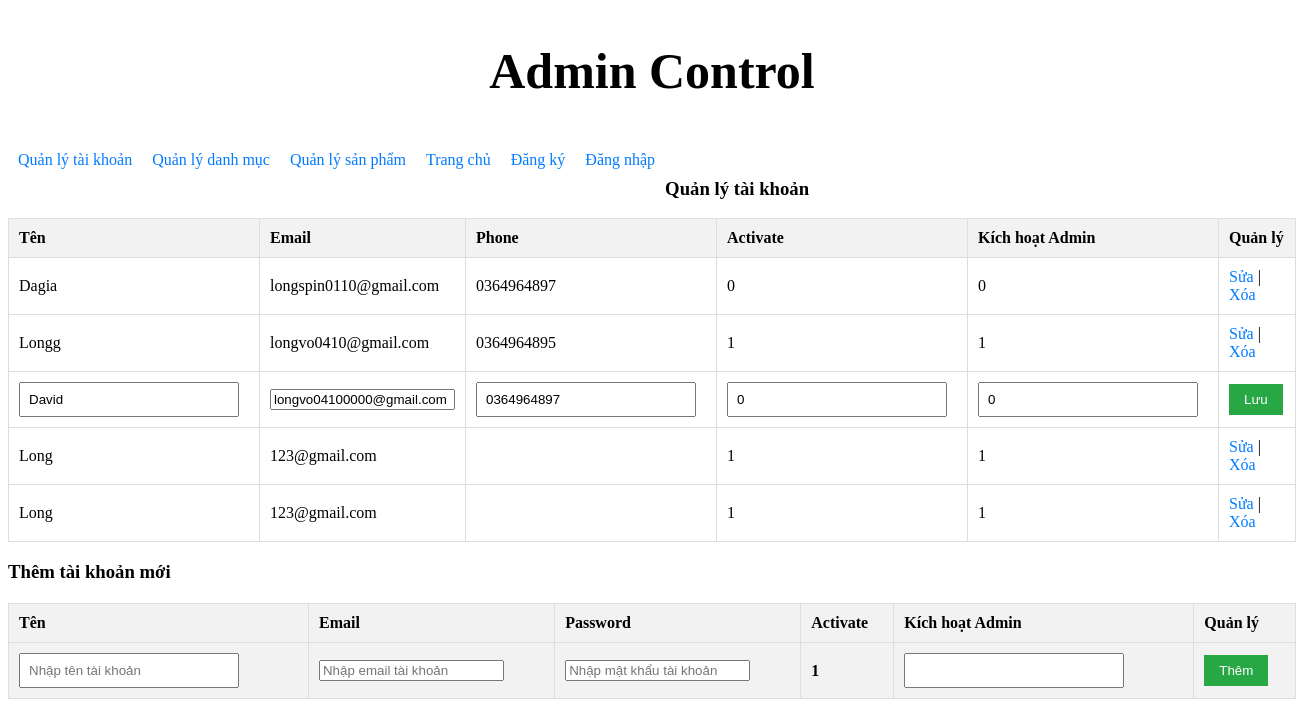
Page /admin.php?view=quanlytaikhoan&suataikhoan=77 on the committed database.
### tables this page shows
CREATE TABLE IF NOT EXISTS `dangky` (
  `id` int NOT NULL AUTO_INCREMENT,
  `name` varchar(200) NOT NULL,
  `email` varchar(200) NOT NULL,
  `password` varchar(200) NOT NULL,
  `phone` varchar(255) NOT NULL,
  `signup_time` timestamp NOT NULL ON UPDATE CURRENT_TIMESTAMP,
  `otp` varchar(255) NOT NULL,
  `activate_code` varchar(255) NOT NULL,
  `status` varchar(255) NOT NULL,
  `admin_status` int NOT NULL,
  PRIMARY KEY (`id`)
);

### admin.php (the view, shortened to what this page needs)
<!DOCTYPE html>
<html lang="en">
<head>
    <link rel="stylesheet" href="../css/styleadmin.css">
</head>
<body>
    <h2 style="text-align: center; font-size: 50px;">Admin Control</h2>
    <div>
    <?php
        include "menu.php";
    ?>
    <div class="content">
        <?php
        include "../index.php";
        if (isset($_GET['view'])) {
            $view = $_GET['view'];
            if ($view == 'quanlytaikhoan') {
                echo "<br>";
                echo '<h3 >Quản lý tài khoản</h3>';
                echo '<table border="1">
                        <tr>
                            <th>Tên</th>
                            <th>Email</th>
                            <th>Phone</th>
                            <th>Activate</th>
                            <th>Kích hoạt Admin</th>
                            <th>Quản lý</th>
                        </tr>';
                $query = "SELECT * FROM dangky";
                $result = mysqli_query($connect, $query);
                while ($row = mysqli_fetch_assoc($result)) {
                    echo '<tr>';
                    if (isset($_GET['suataikhoan']) && $_GET['suataikhoan'] == $row['id']) {
                        echo '<form action="xuly.php" method="POST">';
                        echo '<td><input type="text" name="tentaikhoan" value="'.$row['name'].'"></td>';
                        echo '<td><input type="email" name="emailtaikhoan" value="'.$row['email'].'"></td>';
                        echo '<td><input type="text" name="phonetaikhoan" value="'.$row['phone'].'"></td>';
                        echo '<td><input type="text" name="activatetaikhoan" value="'.$row['status'].'"></td>';
                        echo '<td><input type="text" name="kichhoatadmintaikhoan" value="'.$row['admin_status'].'"></td>';
                        echo '<td>
                                <input type="hidden" name="idtaikhoan" value="'.$row['id'].'">
                                <input type="submit" name="updatetaikhoan" value="Lưu" class="btnSua">
                              </td>';
                        echo '</form>';
                    } else {
                        echo ' <td>'.$row['name'].'</td>';
                        echo '<td>'.$row['email'].'</td>';
                        echo '<td>'.$row['phone'].'</td>';
                        echo ' <td>'.$row['status'].'</td>';
                        echo ' <td>'.$row['admin_status'].'</td>';
                        echo '  <td>
                                <a href="admin.php?view=quanlytaikhoan&suataikhoan='.$row['id'].'">Sửa</a> |
                                <a href="xuly.php?idtaikhoan='.$row['id'].'&query=xoataikhoan">Xóa</a>
                            </td>';
                        echo '</tr>';
                }
            }
                echo '</table>';
                echo '<h3>Thêm tài khoản mới</h3>';
                include "quanlytaikhoan/quanlytaikhoan.php";
            }
        }
        ?>
    </div>
</body>
</html>

### css/styleadmin.css (style rules this page uses)
table { width: 100%; border-collapse: collapse; }
th, td { padding: 10px; text-align: left; border: 1px solid #ddd; }
th { background-color: #f2f2f2; }
a { color: #007BFF; text-decoration: none; }
form { margin-top: 20px; }
input[type="text"] { padding: 8px; width: 200px; margin-right: 10px; }
button,.btnSua { padding: 8px 15px; background-color: #28a745; color: white; border: none; }

### rows in the picture
dangky: name "Dagia", email "longspin0110@gmail.com", phone "0364964897", status "0", admin_status "0"
dangky: name "Longg", email "longvo0410@gmail.com", phone "0364964895", status "1", admin_status "1"
dangky: tentaikhoan "David", emailtaikhoan "longvo04100000@gmail.com", phonetaikhoan "0364964897", activatetaikhoan "0", kichhoatadmintaikhoan "0"
dangky: name "Long", email "123@gmail.com", status "1", admin_status "1"
dangky: name "Long", email "123@gmail.com", status "1", admin_status "1"
